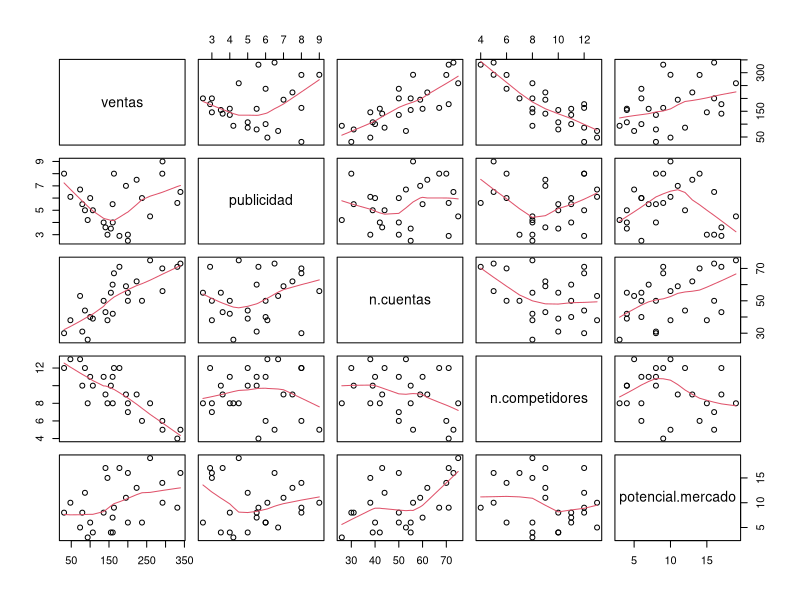
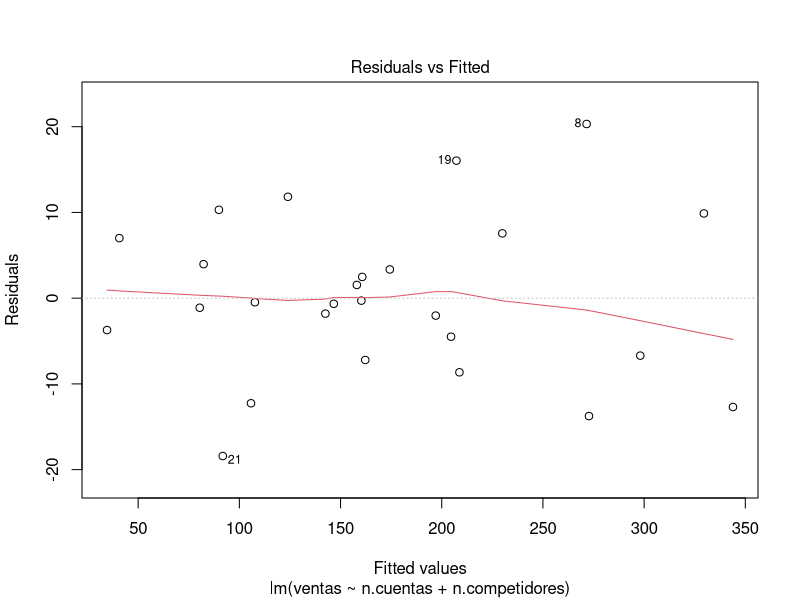
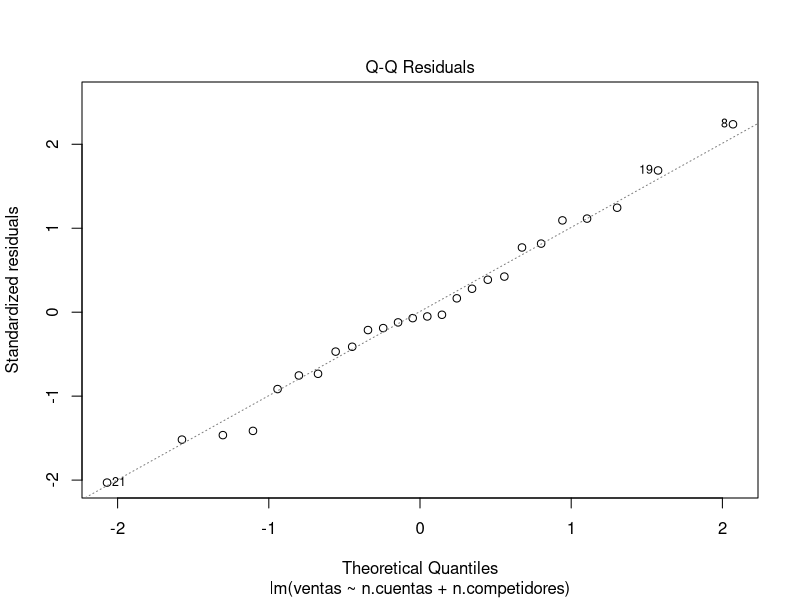
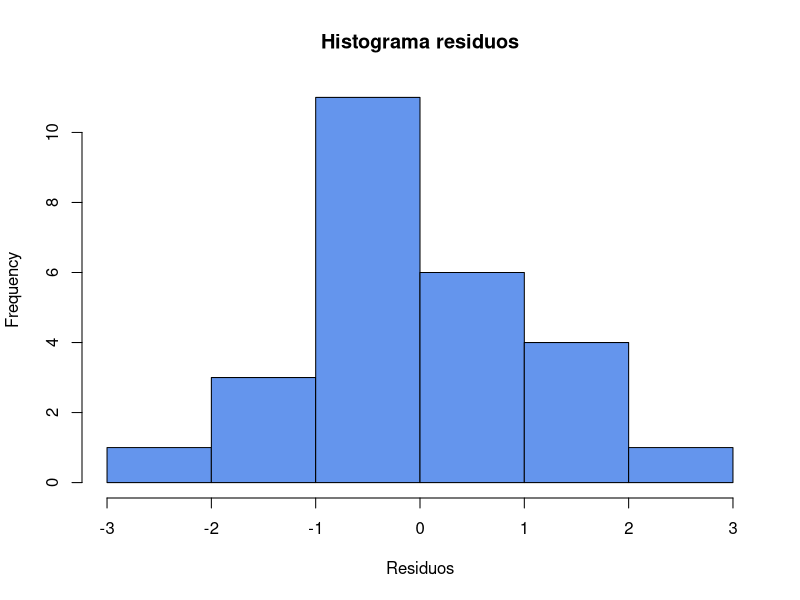
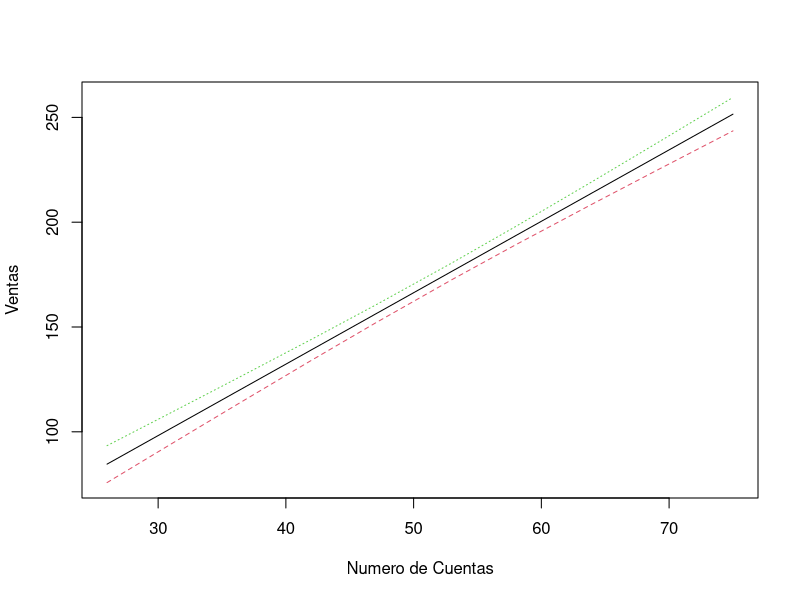
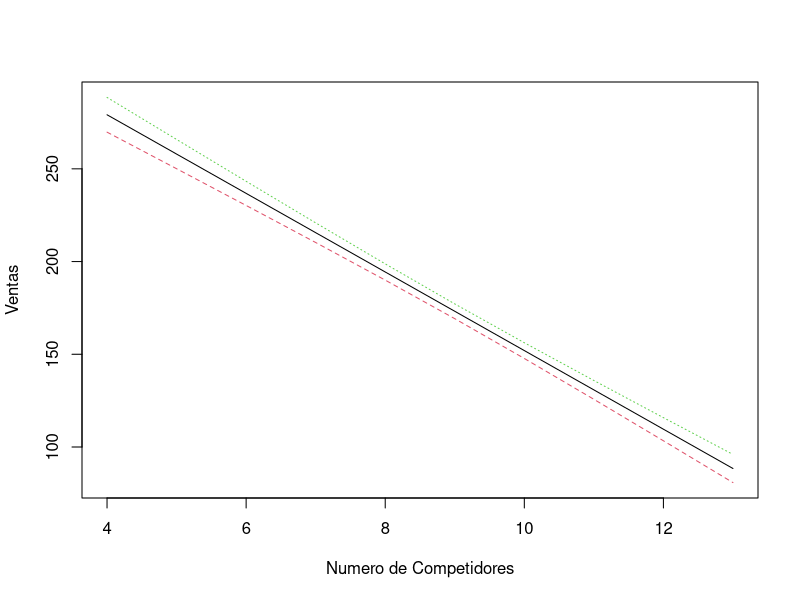

These charts were generated, in order, by the following R code:
#!/usr/bin/RScript

if(FALSE){
  "Institución Universitaria Antonio José Camacho
  Diplomado de Data Sciente
  Modulo: Estadística
  Profesor: Luis Ramirez
  
  Análisis de regresión multiple sobre el dataset de Great Plains Roofing and Siding Company Inc.
  Por:
    Luis Eduardo Ferro Diez
    Jessica Tenorio
  Junio 18 de 2017
  
  Este script contiene todos los comando necesarios para efectuar el análisis de regresión lineal
  multiple sobre el dataset Great Plains Roofing and Siding Company Inc. para responder incognitas
  sobre análisis de mercado y toma de decisiones."
}

library(lmtest)
library(car)

# Cargamos el dataset de las ventas
dataset <- read.table('./dataset/sales-dataset.csv', header = TRUE)

# Realizamos grafico de dispersion multivariante
pairs(dataset, panel = panel.smooth)

# Realizamos un analisis de la matriz de correlacion con el metodo de pearson
cor(dataset, use = "everything", method = "pearson")

# Se establece un modelo de regresion multiple
gprsd_rm <- lm(ventas ~ publicidad + n.cuentas + n.competidores + potencial.mercado, data = dataset)
summary(gprsd_rm)

# El anterior modelo muestra que la publicidad y el potencial de mercado tienen un aporte cercano a cero
# al modelo, por lo que se decide descartarlos y se genera un nuevo modelo
gprsd_rm <- lm(ventas ~ n.cuentas + n.competidores, data = dataset)
summary(gprsd_rm)

# Respresentacion grafica del modelo
plot(gprsd_rm, which = 1) # Varianza de los errores
plot(gprsd_rm, which = 2) # Normalidad de los errores

# Obtencion de los residuos del modelo y los valores ajustados
dataset$fitted.model <- fitted(gprsd_rm)
dataset$residuals.model <- residuals(gprsd_rm)
dataset$rstudent.model <- rstudent(gprsd_rm)

# Test de normalidad
ks.test(dataset$rstudent.model, "pnorm")
hist(dataset$rstudent.model, xlab = "Residuos", main = "Histograma residuos", col = "cornflowerblue")

# Homogeneidad de varianzas
bptest(gprsd_rm, studentize = FALSE, data = dataset)
anova(gprsd_rm)

# Prueba de correlacion de los errores por metodo de Durbin-Watson
dwtest(gprsd_rm, alternative = "two.sided", data = dataset)

# Checkeo de valores atipicos
outlierTest(gprsd_rm)

# Prueba de colinealidad
vif(lm(ventas ~ n.cuentas + n.competidores, data = dataset))

# ---------------------------------
# Uso del Modelo
# ---------------------------------
n.cuentas0 <- floor(seq(min(dataset$n.cuentas), max(dataset$n.cuentas), length = 10))
n.competidores0 <- floor(seq(min(dataset$n.competidores), max(dataset$n.competidores), length = 10))
mean.competidores <- floor(mean(dataset$n.competidores))
mean.cuentas <- ceiling(mean(dataset$n.cuentas))

# Estimación para las ventas según el aumento de número de cuentas con un número de competidores constante
prediction <- predict(gprsd_rm, data.frame(n.cuentas = n.cuentas0, n.competidores = mean.competidores), interval = "confidence", se.fit = TRUE, data = dataset)
head(prediction)
# Gráficamente
matplot(n.cuentas0, prediction$fit, type = "l", xlab = "Numero de Cuentas", ylab = "Ventas")

# Ahora la estimación de las ventas según el aumento de número de competidores con un número de cuentas constante
prediction2 <- predict(gprsd_rm, data.frame(n.cuentas = mean.cuentas, n.competidores = n.competidores0), interval = "confidence", se.fit = TRUE, data = dataset)
head(prediction2)
# Gráficamente
matplot(n.competidores0, prediction2$fit, type = "l", xlab = "Numero de Competidores", ylab = "Ventas")
